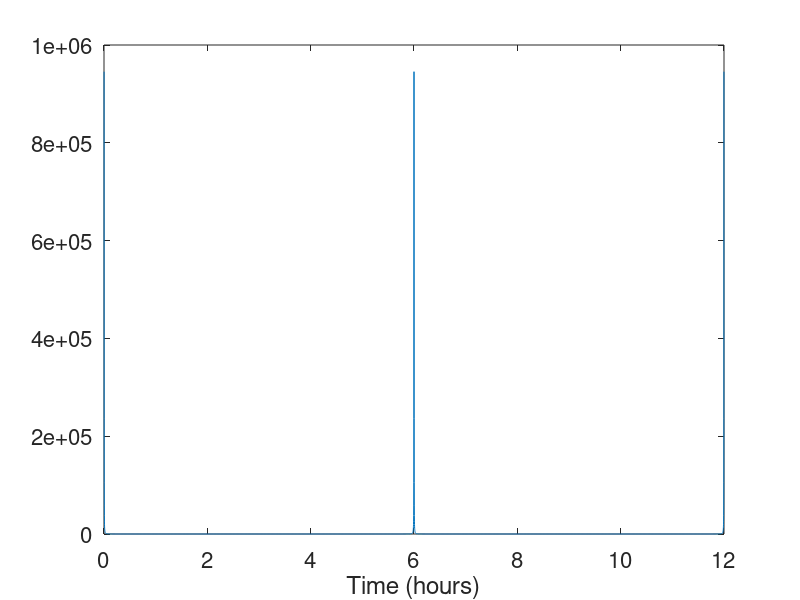

MATLAB code to generate this figure:
clear;
close all;
a=2;
b=3;

Nt = 1;
dt = 5;
tt = dt:dt:43200*Nt;
omega = 2*pi/43200;

% B = abs(a-b*sin(omega*tt));
B = 1./(1-cos(2*omega*tt));

figure(4)
plot(tt/3600,B);
set(gca,'Fontsize',16)
xlabel('Time (hours)')
% ylim([0 1]*1e-6)